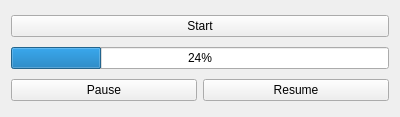
<?xml version="1.0" encoding="UTF-8"?>
<ui version="4.0">
 <class>Widget</class>
 <widget class="QWidget" name="Widget">
  <property name="geometry">
   <rect>
    <x>0</x>
    <y>0</y>
    <width>400</width>
    <height>117</height>
   </rect>
  </property>
  <property name="windowTitle">
   <string>Widget</string>
  </property>
  <layout class="QVBoxLayout" name="verticalLayout">
   <item>
    <widget class="QPushButton" name="startButton">
     <property name="text">
      <string>Start</string>
     </property>
    </widget>
   </item>
   <item>
    <widget class="QProgressBar" name="progressBar">
     <property name="value">
      <number>24</number>
     </property>
    </widget>
   </item>
   <item>
    <layout class="QHBoxLayout" name="horizontalLayout">
     <item>
      <widget class="QPushButton" name="pauseButton">
       <property name="text">
        <string>Pause</string>
       </property>
      </widget>
     </item>
     <item>
      <widget class="QPushButton" name="resumeButton">
       <property name="text">
        <string>Resume</string>
       </property>
      </widget>
     </item>
    </layout>
   </item>
  </layout>
 </widget>
 <layoutdefault spacing="6" margin="11"/>
 <resources/>
 <connections/>
</ui>
